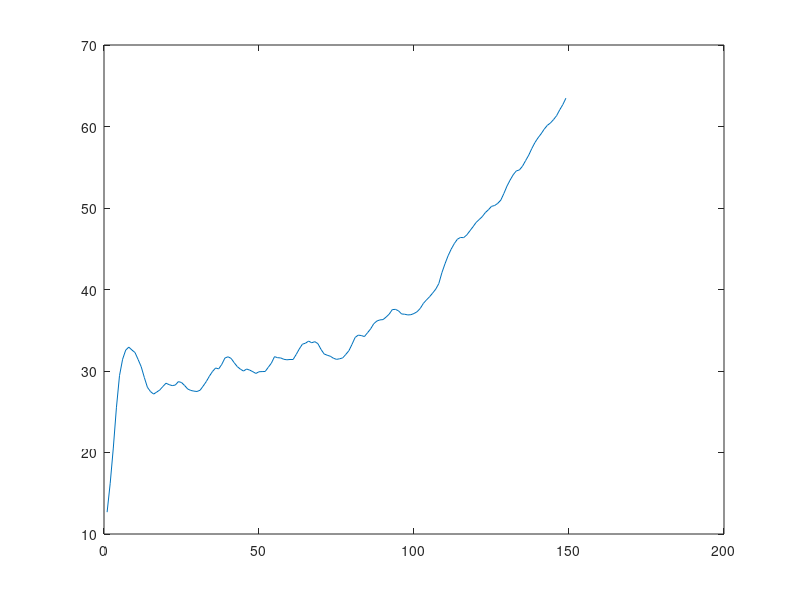

Source code (MATLAB):
function graph
fileID = fopen('filename.txt','r');
line = fgets(fileID);
array = str2num(line);
dim = size(array);
x = linspace(1,dim(2),dim(2));
plot(x,array);

end